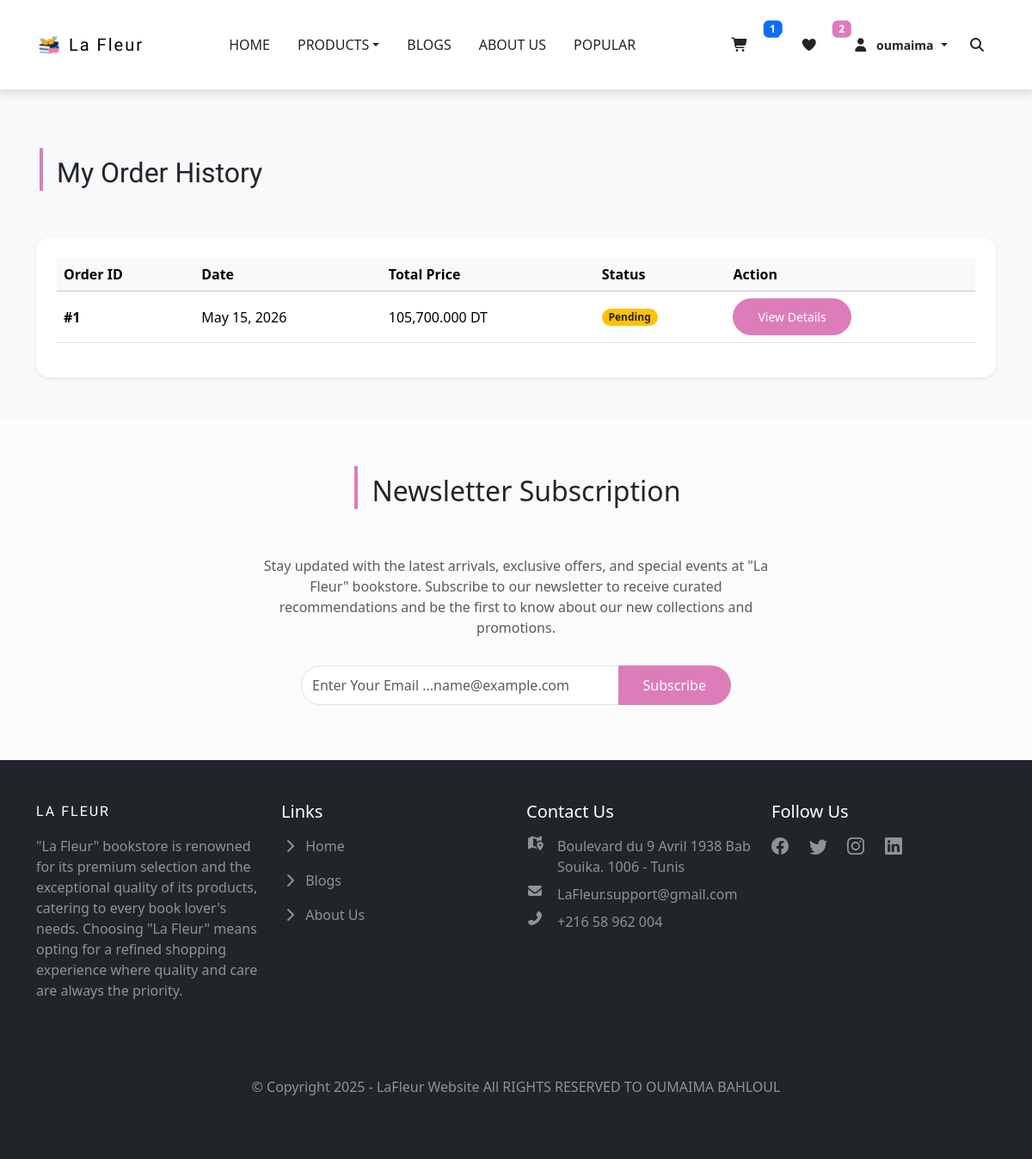
Screenshot of /my-orders.php (signed in) with the database file from the repository.
### tables this page shows
CREATE TABLE `orders` (
  `id` int(11) NOT NULL,
  `user_name` varchar(100) NOT NULL,
  `user_email` varchar(100) NOT NULL,
  `phone` varchar(20) DEFAULT NULL,
  `address` text DEFAULT NULL,
  `total_price` decimal(10,2) NOT NULL,
  `status` enum('Pending','Shipped','Delivered','Cancelled') DEFAULT 'Pending',
  `order_date` timestamp NOT NULL DEFAULT current_timestamp(),
  `created_at` timestamp NOT NULL DEFAULT current_timestamp()
);

### my-orders.php (the view, shortened to what this page needs)
<!doctype html>
<html>
<head>
    <link
        rel="stylesheet"
        href="https://cdnjs.cloudflare.com/ajax/libs/font-awesome/7.0.1/css/all.min.css"
 />
    <link
        href="https://cdn.jsdelivr.net/npm/bootstrap-icons/font/bootstrap-icons.css"
        rel="stylesheet" />
    <link rel="stylesheet" href="style/style.css" />
    <link
        href="https://cdn.jsdelivr.net/npm/bootstrap@5.3.8/dist/css/bootstrap.min.css"
        rel="stylesheet"
 />
</head>
<body class="d-flex flex-column min-vh-100">
    <?php
    include_once 'api/db.php';
    $uid = $_SESSION['user_id'];
    $c_stmt = $pdo->prepare("SELECT SUM(quantity) FROM cart WHERE user_id = ?");
    $c_stmt->execute([$uid]);
    $cart_count = $c_stmt->fetchColumn() ?: 0;
    $w_stmt = $pdo->prepare("SELECT COUNT(*) FROM wishlist WHERE user_id = ?");
    $w_stmt->execute([$uid]);
    $wish_count = $w_stmt->fetchColumn() ?: 0;
    $o_stmt = $pdo->prepare("SELECT * FROM orders WHERE user_name = ? ORDER BY order_date DESC");
    $o_stmt->execute([$_SESSION['user_name']]);
    $orders = $o_stmt->fetchAll();
    ?>
    <nav class="navbar navbar-expand-lg navbar-light bg-white py-4 fixed-top">
        <div class="container">
            <a
                class="navbar-brand d-flex align-items-center order-lg-0"
                href="index.php">
                <img src="images/icon de site.png" alt="site icon" />
                <span class="fw-lighter ms-2">La Fleur</span>
            </a>
            <div class="order-lg-2 nav-btns">
                <a href="cart.php" class="btn position-relative border-0" style="color: inherit;">
                    <i class="fa fa-shopping-cart"></i>
                    <span id="cart-badge"
                        class="position-absolute top-0 start-100 translate-middle badge bg-primary"><?php echo $cart_count; ?></span>
                </a>
                <a href="wishlist.php" class="btn position-relative border-0" style="color: inherit;">
                    <i class="fa fa-heart"></i>
                    <span class="position-absolute top-0 start-100 translate-middle badge bg-pink">
                        <?php echo $wish_count; ?>
                    </span>
                </a>
                <?php if (isset($_SESSION['user_id'])): ?>
                    <div class="dropdown d-inline-block">
                        <button class="btn dropdown-toggle border-0 shadow-none p-2" type="button" data-bs-toggle="dropdown">
                            <i class="fa fa-user"></i>
                            <span class="ms-1 small d-none d-md-inline-block fw-bold"><?php echo htmlspecialchars($_SESSION['user_name']); ?></span>
                        </button>
                    </div>
                <?php else: ?>
                    <a href="login.php" class="btn border-0 shadow-none" title="Login/Register">
                        <i class="fa fa-user"></i>
                    </a>
                <?php endif; ?>
                <button type="button" class="btn position-relative border-0">
                    <i class="fa fa-search"></i>
                </button>
            </div>
            <div class="collapse navbar-collapse order-lg-1" id="navMenu">
                <ul class="navbar-nav mx-auto text-center">
                    <li class="nav-item px-2 py-2">
                        <a
                            class="nav-link text-uppercase text-dark"
                            href="index.php"
                            target="_self">home</a>
                    </li>
                    <li class="nav-item dropdown px-2 py-2">
                        <a
                            class="nav-link dropdown-toggle text-dark text-uppercase"
                            href="#"
                            role="button"
                            data-bs-toggle="dropdown"
                            aria-expanded="false">Products</a>
                    </li>
                    <li class="nav-item px-2 py-2">
                        <a class="nav-link text-uppercase text-dark" href="blogs.php">blogs</a>
                    </li>
                    <li class="nav-item px-2 py-2">
                        <a class="nav-link text-uppercase text-dark" href="about us.php">about us</a>
                    </li>
                    <li class="nav-item px-2 py-2">
                        <a class="nav-link text-uppercase text-dark" href="popular.php">popular</a>
                    </li>
                </ul>
            </div>
        </div>
    </nav>
    <main class="flex-grow-1 bg-light" style="padding-top: 110px;">
        <div class="container py-5">
            <div class="title mb-5">
                <h2 class="position-relative d-inline-block ms-4" style="font-family: var(--lg-font);">
                    My Order History
                </h2>
            </div>
            <?php if (count($orders) > 0): ?>
                <div class="table-responsive bg-white shadow-sm rounded-4 p-4">
                    <table class="table table-hover align-middle">
                        <thead class="table-light">
                            <tr>
                                <th>Order ID</th>
                                <th>Date</th>
                                <th>Total Price</th>
                                <th>Status</th>
                                <th>Action</th>
                            </tr>
                        </thead>
                        <tbody>
                            <?php foreach ($orders as $order): ?>
                                <tr>
                                    <td class="fw-bold">#<?php echo $order['id']; ?></td>
                                    <td><?php echo date('M d, Y', strtotime($order['order_date'])); ?></td>
                                    <td><?php echo number_format($order['total_price'], 3); ?> DT</td>
                                    <td>
                                        <?php
                                        $badge = match ($order['status']) {
                                            'Delivered' => 'bg-success',
                                            'Shipped'   => 'bg-info text-dark',
                                            'Cancelled' => 'bg-danger',
                                            default     => 'bg-warning text-dark'
                                        };
                                        ?>
                                        <span class="badge rounded-pill <?php echo $badge; ?>">
                                            <?php echo $order['status']; ?>
                                        </span>
                                    </td>
                                    <td>
                                        <a href="view-order.php?id=<?php echo $order['id']; ?>"
                                            class="btn btn-sm rounded-pill text-white"
                                            style="background-color:var(--pink); border-color:var(--pink);">
                                            View Details
                                        </a>
                                    </td>
                                </tr>
                            <?php endforeach; ?>
                        </tbody>
                    </table>
                </div>
            <?php endif; ?>
        </div>
    </main>
    <section id="newsletter" class="py-5">
        <div class="container">
            <div
                class="d-flex flex-column align-items-center justify-content-center">
                <div class="title text-center pt-3 pb-5">
                    <h2 class="position-relative d-inline-block ms-4">
                        Newsletter Subscription
                    </h2>
                </div>
                <p class="text-center text-muted">
                    Stay updated with the latest arrivals, exclusive offers, and special
                    events at "La Fleur" bookstore. Subscribe to our newsletter to
                    receive curated recommendations and be the first to know about our
                    new collections and promotions.
                </p>
                <div class="input-group mb-3 mt-3">
                    <input
                        type="email"
                        class="form-control"
                        placeholder="Enter Your Email ...name@example.com" />
                    <button class="btn btn-primary" type="submit">Subscribe</button>
                </div>
            </div>
        </div>
    </section>
    <footer class="bg-dark py-5 mt-auto">
        <div class="container">
            <div class="row text-white g-4">
                <div class="col-md-6 col-lg-3">
                    <a
                        class="text-uppercase text-decoration-none brand text-white"
                        href="index.php">La Fleur</a>
                    <p class="text-white-50 mt-3">
                        "La Fleur" bookstore is renowned for its premium selection and the
                        exceptional quality of its products, catering to every book
                        lover's needs. Choosing "La Fleur" means opting for a refined
                        shopping experience where quality and care are always the
                        priority.
                    </p>
                </div>
                <div class="col-md-6 col-lg-3">
                    <h5 class="fw-light">Links</h5>
                    <ul class="list-unstyled">
                        <li class="my-3">
                            <a href="index.php" class="text-white-50 text-decoration-none">
                                <i class="fas fa-chevron-right me-1"></i> Home
                            </a>
                        </li>
                        <li class="my-3">
                            <a href="blogs.php" class="text-white-50 text-decoration-none">
                                <i class="fas fa-chevron-right me-1"></i> Blogs
                            </a>
                        </li>
                        <li class="my-3">
                            <a
                                href="about us.php"
                                class="text-white-50 text-decoration-none">
                                <i class="fas fa-chevron-right me-1"></i>
                                About Us
                            </a>
                        </li>
                    </ul>
                </div>
                <div class="col-md-6 col-lg-3">
                    <h5 class="fw-light mb-3">Contact Us</h5>
                    <div
                        class="d-flex justify-content-start align-items-start my-2 text-white-50">
                        <span class="me-3">
                            <i class="fas fa-map-marked-alt"></i>
                        </span>
                        <span class="fw-light">
                            Boulevard du 9 Avril 1938 Bab Souika. 1006 - Tunis
                        </span>
                    </div>
                    <div
                        class="d-flex justify-content-start align-items-start my-2 text-white-50">
                        <span class="me-3">
                            <i class="fas fa-envelope"></i>
                        </span>
                        <span class="fw-light"> LaFleur.support@gmail.com </span>
                    </div>
                    <div
                        class="d-flex justify-content-start align-items-start my-2 text-white-50">
                        <span class="me-3">
                            <i class="fas fa-phone-alt"></i>
                        </span>
                        <span class="fw-light"> +216 58 962 004 </span>
                    </div>
                </div>
                <div class="col-md-6 col-lg-3">
                    <h5 class="fw-light mb-3">Follow Us</h5>
                    <div>
                        <ul class="list-unstyled d-flex">
                            <li>
                                <a
                                    href="https://www.facebook.com/Ceresbookshop.tunisie/ "
                                    target="_blank"
                                    class="text-white-50 text-decoration-none fs-4 me-4">
                                </a>
                            </li>
                            <li>
                                <a
                                    href="https://x.com/"
                                    target="_blank"
                                    class="text-white-50 text-decoration-none fs-4 me-4">
                                </a>
                            </li>
                            <li>
                                <a
                                    href="https://www.instagram.com/ceresbookshop/"
                                    target="_blank"
                                    class="text-white-50 text-decoration-none fs-4 me-4">
                                </a>
                            </li>
                            <li>
                                <a
                                    href="https://www.linkedin.com/company/ceresbookshop/"
                                    target="_blank"
                                    class="text-white-50 text-decoration-none fs-4 me-4">
                                </a>
                            </li>
                        </ul>
                    </div>
                </div>
            </div>
        </div>
        <div class="container text-center py-4 mt-5 text-white-50">
            <p class="mb-0">
                &copy; Copyright 2025 - LaFleur Website All RIGHTS RESERVED TO OUMAIMA
                BAHLOUL
            </p>
        </div>
    </footer>
</body>
</html>

### style/style.css (style rules this page uses)
:root { --lg-font: "Kaisei Tokumin", serif; --sm-font: "Poppins", sans-serif; --pink: #dc7dba; }
html, body { height: 100%; }
body { display: flex; flex-direction: column; margin: 0; font-family: var(--sm-font); }
.bg-pink { background-color: var(--pink) !important; color: #dc7dba; }
.btn:not(.nav-btns button) { background-color: #fff; color: rgb(85, 85, 85); padding: 10px 28px; border-radius: 25px; border: 1px solid rgb(85, 85, 85); }
.navbar { -webkit-box-shadow: 0 3px 9px 3px rgba(0, 0, 0, 0.1); box-shadow: 0 3px 9px 3px rgba(0, 0, 0, 0.1); }
.navbar-brand img { width: 30px; }
.navbar-brand span { letter-spacing: 2px; font-family: var(--lg-font); }
.nav-item { border-bottom: 0.5px solid rgba(0, 0, 0, 0.05); }
.title h2::before { position: absolute; content: ""; width: 4px; height: 50px; background-color: var(--pink); left: -20px; transform: translateY(-20%); }
#newsletter { background-color: rgba(179, 179, 179, 0.05); }
#newsletter p { max-width: 600px; }
#newsletter .input-group { max-width: 500px; }
#newsletter .form-control { border-top-left-radius: 25px; border-bottom-left-radius: 25px; }
#newsletter .btn { background-color: var(--pink); color: #fff; border-color: var(--pink); }
footer .brand { font-family: var(--lg-font); letter-spacing: 2px; }
footer a { -webkit-transition: color 0.3s ease; -o-transition: color 0.3s ease; transition: color 0.3s ease; }
@media (min-width: 992px) { .nav-item { border-bottom: none; } }

### rows the page displays
orders: id "1", order_date "May 15, 2026", total_price "105,700.000", status "Pending"

### other values shown
$cart_count "1"
$wish_count "2"
$_SESSION['user_name'] "oumaima"
